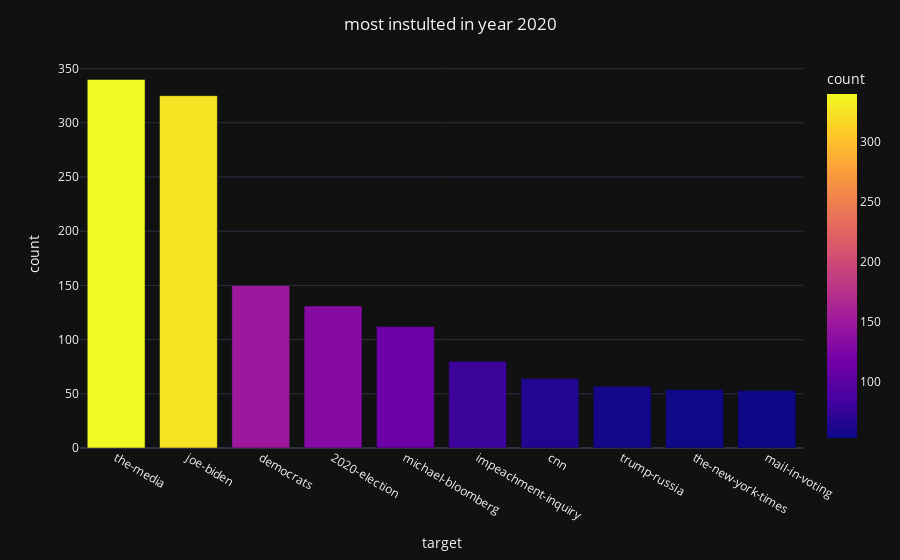

The notebook cell saved with this chart:
### Code cell
df_2020=df[df.year==2020]
most_Insulted = df_2020.groupby(['target'])['insult'].count().reset_index(name='count').sort_values(by='count',ascending=False)


fig = px.bar(most_Insulted.head(10),y='count',x='target',color='count')
fig.update_layout(title_text='most instulted in year 2020',title_x=0.5,template='plotly_dark')
fig.show()

### Figure 1 — Plotly figure (JSON) as saved in the notebook; plotly's stock layout.template omitted (floating-point values rounded to 4 significant figures)
{"data": [{"alignmentgroup": "True", "hovertemplate": "target=%{x}<br>count=%{marker.color}<extra></extra>", "legendgroup": "", "marker": {"color": [340, 325, 150, 131, 112, 80, 64, 57, 54, 53], "coloraxis": "coloraxis", "pattern": {"shape": ""}}, "name": "", "offsetgroup": "", "orientation": "v", "showlegend": false, "textposition": "auto", "x": ["the-media", "joe-biden", "democrats", "2020-election", "michael-bloomberg", "impeachment-inquiry", "cnn", "trump-russia", "the-new-york-times", "mail-in-voting"], "xaxis": "x", "y": [340, 325, 150, 131, 112, 80, 64, 57, 54, 53], "yaxis": "y", "type": "bar"}], "layout": {"xaxis": {"anchor": "y", "domain": [0, 1], "title": {"text": "target"}}, "yaxis": {"anchor": "x", "domain": [0, 1], "title": {"text": "count"}}, "coloraxis": {"colorbar": {"title": {"text": "count"}}, "colorscale": [[0, "#0d0887"], [0.1111, "#46039f"], [0.2222, "#7201a8"], [0.3333, "#9c179e"], [0.4444, "#bd3786"], [0.5556, "#d8576b"], [0.6667, "#ed7953"], [0.7778, "#fb9f3a"], [0.8889, "#fdca26"], [1, "#f0f921"]]}, "legend": {"tracegroupgap": 0}, "margin": {"t": 60}, "barmode": "relative", "title": {"text": "most instulted in year 2020", "x": 0.5}}}
